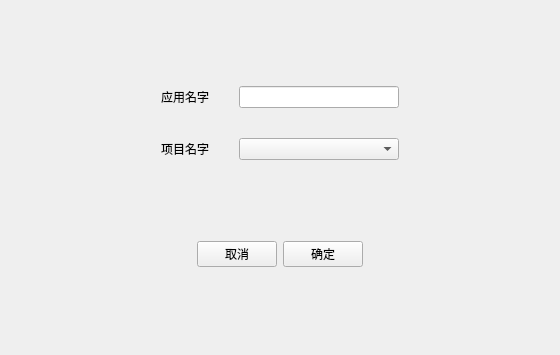
<?xml version="1.0" encoding="UTF-8"?>
<ui version="4.0">
 <class>addAppWidget</class>
 <widget class="QWidget" name="addAppWidget">
  <property name="geometry">
   <rect>
    <x>0</x>
    <y>0</y>
    <width>560</width>
    <height>355</height>
   </rect>
  </property>
  <property name="windowTitle">
   <string>新增app</string>
  </property>
  <layout class="QHBoxLayout" name="horizontalLayout_2">
   <item>
    <layout class="QVBoxLayout" name="verticalLayout">
     <item>
      <layout class="QGridLayout" name="gridLayout">
       <property name="leftMargin">
        <number>150</number>
       </property>
       <property name="rightMargin">
        <number>150</number>
       </property>
       <property name="spacing">
        <number>30</number>
       </property>
       <item row="0" column="0">
        <widget class="QLabel" name="label">
         <property name="text">
          <string>应用名字</string>
         </property>
        </widget>
       </item>
       <item row="0" column="1">
        <widget class="QLineEdit" name="appLine"/>
       </item>
       <item row="1" column="0">
        <widget class="QLabel" name="label_2">
         <property name="text">
          <string>项目名字</string>
         </property>
        </widget>
       </item>
       <item row="1" column="1">
        <widget class="QComboBox" name="projectNameCombox"/>
       </item>
      </layout>
     </item>
     <item>
      <layout class="QHBoxLayout" name="horizontalLayout" stretch="1,1">
       <item alignment="Qt::AlignRight">
        <widget class="QPushButton" name="cacelButton">
         <property name="sizePolicy">
          <sizepolicy hsizetype="Fixed" vsizetype="Fixed">
           <horstretch>0</horstretch>
           <verstretch>0</verstretch>
          </sizepolicy>
         </property>
         <property name="text">
          <string>取消</string>
         </property>
        </widget>
       </item>
       <item alignment="Qt::AlignLeft">
        <widget class="QPushButton" name="sureButton">
         <property name="sizePolicy">
          <sizepolicy hsizetype="Fixed" vsizetype="Fixed">
           <horstretch>0</horstretch>
           <verstretch>0</verstretch>
          </sizepolicy>
         </property>
         <property name="text">
          <string>确定</string>
         </property>
        </widget>
       </item>
      </layout>
     </item>
    </layout>
   </item>
  </layout>
 </widget>
 <resources/>
 <connections/>
</ui>
